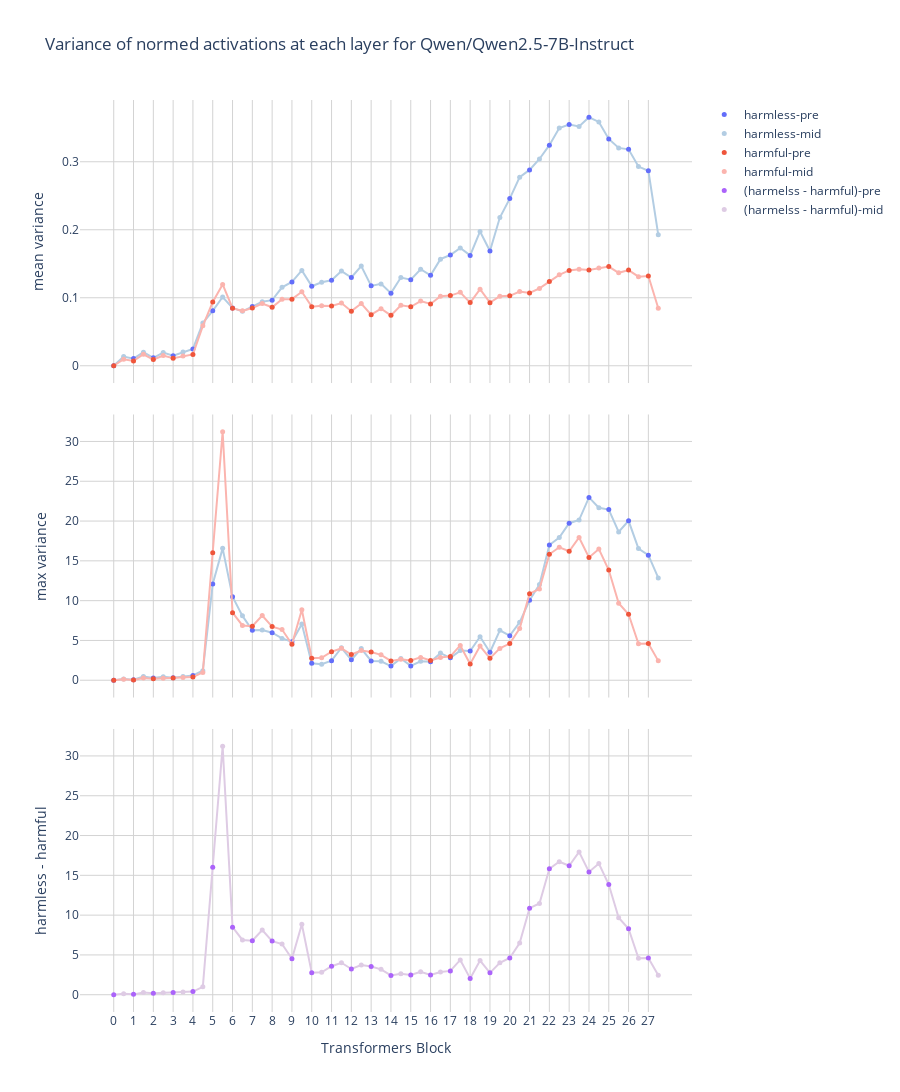

The notebook cell this image was saved under:
### Code cell
num_layers, num_act_modules, num_tokens = similarity_scores.shape

chosen_token = -1
colour_map = {
    "harmless": plotly.colors.qualitative.Plotly[0],
    "harmful": plotly.colors.qualitative.Plotly[1],
    "neutral": plotly.colors.qualitative.Plotly[3],
}
colour_map_light = {
    "harmless": plotly.colors.qualitative.Pastel1[1],
    "harmful": plotly.colors.qualitative.Pastel1[0],
    "neutral": plotly.colors.qualitative.Pastel1[3],
}

categories = ["harmless", "harmful"]
resid_modules = ["pre", "mid"]
metrics = ["mean", "max"]

x_values = sum([[f"{l}", f"{l}-mid"] for l in range(num_layers)], [])

fig = go.Figure()

for m, metric in enumerate(metrics):
    for category in categories:
        y_values = acts_normed_var[category][metric][..., chosen_token]
        fig.add_trace(
            go.Scatter(
                x=x_values,
                y=y_values.flatten(),
                mode="lines",
                yaxis=f"y{m + 1}",
                marker=dict(color=colour_map_light[category], size=5),
                showlegend=False,
            )
        )
        for module_idx, module_name in enumerate(resid_modules):
            if module_name == "pre":
                colour = colour_map[category]
            else:
                colour = colour_map_light[category]
            fig.add_trace(
                go.Scatter(
                    x=x_values[module_idx::2],
                    y=y_values.flatten()[module_idx::2],
                    name=f"{category}-{module_name}",
                    mode="markers",
                    yaxis=f"y{m + 1}",
                    marker=dict(color=colour, size=5),
                    showlegend=m == 0,
                )
            )

diff_mean_var = (
    acts_normed_var["harmless"]["mean"][..., chosen_token]
    - acts_normed_var["harmful"]["mean"][..., chosen_token]
)
fig.add_trace(
    go.Scatter(
        x=x_values,
        y=y_values.flatten(),
        mode="lines",
        yaxis="y3",
        marker=dict(color=colour_map_light["neutral"], size=5),
        showlegend=False,
    )
)
for module_idx, module_name in enumerate(resid_modules):
    if module_name == "pre":
        colour = colour_map["neutral"]
    else:
        colour = colour_map_light["neutral"]
    fig.add_trace(
        go.Scatter(
            x=x_values[module_idx::2],
            y=y_values.flatten()[module_idx::2],
            name=f"(harmelss - harmful)-{module_name}",
            mode="markers",
            yaxis="y3",
            marker=dict(color=colour, size=5),
            showlegend=True,
        )
    )


fig.update_layout(
    title=f"Variance of normed activations at each layer for {MODEL_PATH}",
    plot_bgcolor="white",
    grid=dict(rows=3, columns=1),
    xaxis=dict(
        type="category", dtick=2, title="Transformers Block", gridcolor="lightgrey"
    ),
    yaxis=dict(title=f"{metrics[0]} variance", gridcolor="lightgrey", zeroline=False),
    yaxis2=dict(title=f"{metrics[1]} variance", gridcolor="lightgrey", zeroline=False),
    yaxis3=dict(title=f"harmless - harmful", gridcolor="lightgrey", zeroline=False),
    hovermode="x unified",
    height=1200,
    # width=20 + 12 * len(x_values),
)

# fig.update_xaxes(
#     mirror=True,
#     ticks='outside',
#     showline=True,
#     # linecolor='black',
#     gridcolor='lightgrey'
# )
# fig.update_yaxes(
#     mirror=True,
#     ticks='outside',
#     showline=True,
#     # linecolor='black',
#     gridcolor='lightgrey'
# )
fig.show()

### Figure 1 — Plotly figure (JSON) as saved in the notebook; plotly's stock layout.template omitted (floating-point values rounded to 4 significant figures)
{"data": [{"marker": {"color": "rgb(179,205,227)", "size": 5}, "mode": "lines", "showlegend": false, "type": "scatter", "x": ["0", "0-mid", "1", "1-mid", "2", "2-mid", "3", "3-mid", "4", "4-mid", "5", "5-mid", "6", "6-mid", "7", "7-mid", "8", "8-mid", "9", "9-mid", "10", "10-mid", "11", "11-mid", "12", "12-mid", "13", "13-mid", "14", "14-mid", "15", "15-mid", "16", "16-mid", "17", "17-mid", "18", "18-mid", "19", "19-mid", "20", "20-mid", "21", "21-mid", "22", "22-mid", "23", "23-mid", "24", "24-mid", "25", "25-mid", "26", "26-mid", "27", "27-mid"], "y": [0.0, 0.01354, 0.0105, 0.01999, 0.01164, 0.01939, 0.01485, 0.02027, 0.02474, 0.06303, 0.08079, 0.1011, 0.08505, 0.07998, 0.08705, 0.09423, 0.09643, 0.1154, 0.1233, 0.1401, 0.1171, 0.1229, 0.1256, 0.1392, 0.1298, 0.1466, 0.1175, 0.1204, 0.1068, 0.1297, 0.1266, 0.142, 0.133, 0.1568, 0.1628, 0.1731, 0.1623, 0.1975, 0.1688, 0.2179, 0.2458, 0.2774, 0.288, 0.3041, 0.3244, 0.3496, 0.3547, 0.3519, 0.3654, 0.3585, 0.3336, 0.3203, 0.3182, 0.2929, 0.2868, 0.1926], "yaxis": "y"}, {"marker": {"color": "#636EFA", "size": 5}, "mode": "markers", "name": "harmless-pre", "showlegend": true, "type": "scatter", "x": ["0", "1", "2", "3", "4", "5", "6", "7", "8", "9", "10", "11", "12", "13", "14", "15", "16", "17", "18", "19", "20", "21", "22", "23", "24", "25", "26", "27"], "y": [0.0, 0.0105, 0.01164, 0.01485, 0.02474, 0.08079, 0.08505, 0.08705, 0.09643, 0.1233, 0.1171, 0.1256, 0.1298, 0.1175, 0.1068, 0.1266, 0.133, 0.1628, 0.1623, 0.1688, 0.2458, 0.288, 0.3244, 0.3547, 0.3654, 0.3336, 0.3182, 0.2868], "yaxis": "y"}, {"marker": {"color": "rgb(179,205,227)", "size": 5}, "mode": "markers", "name": "harmless-mid", "showlegend": true, "type": "scatter", "x": ["0-mid", "1-mid", "2-mid", "3-mid", "4-mid", "5-mid", "6-mid", "7-mid", "8-mid", "9-mid", "10-mid", "11-mid", "12-mid", "13-mid", "14-mid", "15-mid", "16-mid", "17-mid", "18-mid", "19-mid", "20-mid", "21-mid", "22-mid", "23-mid", "24-mid", "25-mid", "26-mid", "27-mid"], "y": [0.01354, 0.01999, 0.01939, 0.02027, 0.06303, 0.1011, 0.07998, 0.09423, 0.1154, 0.1401, 0.1229, 0.1392, 0.1466, 0.1204, 0.1297, 0.142, 0.1568, 0.1731, 0.1975, 0.2179, 0.2774, 0.3041, 0.3496, 0.3519, 0.3585, 0.3203, 0.2929, 0.1926], "yaxis": "y"}, {"marker": {"color": "rgb(251,180,174)", "size": 5}, "mode": "lines", "showlegend": false, "type": "scatter", "x": ["0", "0-mid", "1", "1-mid", "2", "2-mid", "3", "3-mid", "4", "4-mid", "5", "5-mid", "6", "6-mid", "7", "7-mid", "8", "8-mid", "9", "9-mid", "10", "10-mid", "11", "11-mid", "12", "12-mid", "13", "13-mid", "14", "14-mid", "15", "15-mid", "16", "16-mid", "17", "17-mid", "18", "18-mid", "19", "19-mid", "20", "20-mid", "21", "21-mid", "22", "22-mid", "23", "23-mid", "24", "24-mid", "25", "25-mid", "26", "26-mid", "27", "27-mid"], "y": [0.0, 0.009559, 0.007063, 0.01689, 0.00916, 0.01495, 0.01115, 0.01437, 0.01661, 0.05875, 0.09371, 0.1196, 0.08475, 0.08072, 0.08502, 0.09144, 0.086, 0.09782, 0.09795, 0.1087, 0.08695, 0.08834, 0.08778, 0.09218, 0.08029, 0.09157, 0.07506, 0.08388, 0.07412, 0.089, 0.08674, 0.09506, 0.09085, 0.1021, 0.1031, 0.108, 0.09285, 0.1127, 0.0928, 0.1022, 0.1028, 0.1092, 0.107, 0.1138, 0.1238, 0.1337, 0.1402, 0.1418, 0.1407, 0.1436, 0.1459, 0.1367, 0.1407, 0.1311, 0.132, 0.08456], "yaxis": "y"}, {"marker": {"color": "#EF553B", "size": 5}, "mode": "markers", "name": "harmful-pre", "showlegend": true, "type": "scatter", "x": ["0", "1", "2", "3", "4", "5", "6", "7", "8", "9", "10", "11", "12", "13", "14", "15", "16", "17", "18", "19", "20", "21", "22", "23", "24", "25", "26", "27"], "y": [0.0, 0.007063, 0.00916, 0.01115, 0.01661, 0.09371, 0.08475, 0.08502, 0.086, 0.09795, 0.08695, 0.08778, 0.08029, 0.07506, 0.07412, 0.08674, 0.09085, 0.1031, 0.09285, 0.0928, 0.1028, 0.107, 0.1238, 0.1402, 0.1407, 0.1459, 0.1407, 0.132], "yaxis": "y"}, {"marker": {"color": "rgb(251,180,174)", "size": 5}, "mode": "markers", "name": "harmful-mid", "showlegend": true, "type": "scatter", "x": ["0-mid", "1-mid", "2-mid", "3-mid", "4-mid", "5-mid", "6-mid", "7-mid", "8-mid", "9-mid", "10-mid", "11-mid", "12-mid", "13-mid", "14-mid", "15-mid", "16-mid", "17-mid", "18-mid", "19-mid", "20-mid", "21-mid", "22-mid", "23-mid", "24-mid", "25-mid", "26-mid", "27-mid"], "y": [0.009559, 0.01689, 0.01495, 0.01437, 0.05875, 0.1196, 0.08072, 0.09144, 0.09782, 0.1087, 0.08834, 0.09218, 0.09157, 0.08388, 0.089, 0.09506, 0.1021, 0.108, 0.1127, 0.1022, 0.1092, 0.1138, 0.1337, 0.1418, 0.1436, 0.1367, 0.1311, 0.08456], "yaxis": "y"}, {"marker": {"color": "rgb(179,205,227)", "size": 5}, "mode": "lines", "showlegend": false, "type": "scatter", "x": ["0", "0-mid", "1", "1-mid", "2", "2-mid", "3", "3-mid", "4", "4-mid", "5", "5-mid", "6", "6-mid", "7", "7-mid", "8", "8-mid", "9", "9-mid", "10", "10-mid", "11", "11-mid", "12", "12-mid", "13", "13-mid", "14", "14-mid", "15", "15-mid", "16", "16-mid", "17", "17-mid", "18", "18-mid", "19", "19-mid", "20", "20-mid", "21", "21-mid", "22", "22-mid", "23", "23-mid", "24", "24-mid", "25", "25-mid", "26", "26-mid", "27", "27-mid"], "y": [0.0, 0.1641, 0.067, 0.4684, 0.2893, 0.4361, 0.326, 0.4666, 0.6104, 1.205, 12.1, 16.57, 10.49, 8.089, 6.285, 6.314, 5.976, 5.257, 4.846, 7.052, 2.128, 2.023, 2.459, 4.08, 2.562, 3.981, 2.419, 2.38, 1.782, 2.742, 1.801, 2.383, 2.335, 3.407, 2.812, 3.721, 3.669, 5.459, 3.521, 6.266, 5.594, 7.273, 10.05, 12.01, 16.98, 17.93, 19.73, 20.13, 22.97, 21.66, 21.45, 18.63, 20.03, 16.54, 15.71, 12.86], "yaxis": "y2"}, {"marker": {"color": "#636EFA", "size": 5}, "mode": "markers", "name": "harmless-pre", "showlegend": false, "type": "scatter", "x": ["0", "1", "2", "3", "4", "5", "6", "7", "8", "9", "10", "11", "12", "13", "14", "15", "16", "17", "18", "19", "20", "21", "22", "23", "24", "25", "26", "27"], "y": [0.0, 0.067, 0.2893, 0.326, 0.6104, 12.1, 10.49, 6.285, 5.976, 4.846, 2.128, 2.459, 2.562, 2.419, 1.782, 1.801, 2.335, 2.812, 3.669, 3.521, 5.594, 10.05, 16.98, 19.73, 22.97, 21.45, 20.03, 15.71], "yaxis": "y2"}, {"marker": {"color": "rgb(179,205,227)", "size": 5}, "mode": "markers", "name": "harmless-mid", "showlegend": false, "type": "scatter", "x": ["0-mid", "1-mid", "2-mid", "3-mid", "4-mid", "5-mid", "6-mid", "7-mid", "8-mid", "9-mid", "10-mid", "11-mid", "12-mid", "13-mid", "14-mid", "15-mid", "16-mid", "17-mid", "18-mid", "19-mid", "20-mid", "21-mid", "22-mid", "23-mid", "24-mid", "25-mid", "26-mid", "27-mid"], "y": [0.1641, 0.4684, 0.4361, 0.4666, 1.205, 16.57, 8.089, 6.314, 5.257, 7.052, 2.023, 4.08, 3.981, 2.38, 2.742, 2.383, 3.407, 3.721, 5.459, 6.266, 7.273, 12.01, 17.93, 20.13, 21.66, 18.63, 16.54, 12.86], "yaxis": "y2"}, {"marker": {"color": "rgb(251,180,174)", "size": 5}, "mode": "lines", "showlegend": false, "type": "scatter", "x": ["0", "0-mid", "1", "1-mid", "2", "2-mid", "3", "3-mid", "4", "4-mid", "5", "5-mid", "6", "6-mid", "7", "7-mid", "8", "8-mid", "9", "9-mid", "10", "10-mid", "11", "11-mid", "12", "12-mid", "13", "13-mid", "14", "14-mid", "15", "15-mid", "16", "16-mid", "17", "17-mid", "18", "18-mid", "19", "19-mid", "20", "20-mid", "21", "21-mid", "22", "22-mid", "23", "23-mid", "24", "24-mid", "25", "25-mid", "26", "26-mid", "27", "27-mid"], "y": [0.0, 0.1134, 0.04552, 0.2808, 0.1717, 0.2388, 0.2749, 0.3433, 0.3923, 0.987, 16.01, 31.22, 8.485, 6.879, 6.781, 8.127, 6.736, 6.371, 4.517, 8.85, 2.755, 2.818, 3.578, 4.017, 3.233, 3.728, 3.542, 3.194, 2.423, 2.645, 2.493, 2.872, 2.48, 2.855, 2.995, 4.371, 2.051, 4.293, 2.75, 4.002, 4.612, 6.485, 10.88, 11.47, 15.82, 16.71, 16.2, 17.94, 15.43, 16.49, 13.84, 9.676, 8.288, 4.578, 4.609, 2.434], "yaxis": "y2"}, {"marker": {"color": "#EF553B", "size": 5}, "mode": "markers", "name": "harmful-pre", "showlegend": false, "type": "scatter", "x": ["0", "1", "2", "3", "4", "5", "6", "7", "8", "9", "10", "11", "12", "13", "14", "15", "16", "17", "18", "19", "20", "21", "22", "23", "24", "25", "26", "27"], "y": [0.0, 0.04552, 0.1717, 0.2749, 0.3923, 16.01, 8.485, 6.781, 6.736, 4.517, 2.755, 3.578, 3.233, 3.542, 2.423, 2.493, 2.48, 2.995, 2.051, 2.75, 4.612, 10.88, 15.82, 16.2, 15.43, 13.84, 8.288, 4.609], "yaxis": "y2"}, {"marker": {"color": "rgb(251,180,174)", "size": 5}, "mode": "markers", "name": "harmful-mid", "showlegend": false, "type": "scatter", "x": ["0-mid", "1-mid", "2-mid", "3-mid", "4-mid", "5-mid", "6-mid", "7-mid", "8-mid", "9-mid", "10-mid", "11-mid", "12-mid", "13-mid", "14-mid", "15-mid", "16-mid", "17-mid", "18-mid", "19-mid", "20-mid", "21-mid", "22-mid", "23-mid", "24-mid", "25-mid", "26-mid", "27-mid"], "y": [0.1134, 0.2808, 0.2388, 0.3433, 0.987, 31.22, 6.879, 8.127, 6.371, 8.85, 2.818, 4.017, 3.728, 3.194, 2.645, 2.872, 2.855, 4.371, 4.293, 4.002, 6.485, 11.47, 16.71, 17.94, 16.49, 9.676, 4.578, 2.434], "yaxis": "y2"}, {"marker": {"color": "rgb(222,203,228)", "size": 5}, "mode": "lines", "showlegend": false, "type": "scatter", "x": ["0", "0-mid", "1", "1-mid", "2", "2-mid", "3", "3-mid", "4", "4-mid", "5", "5-mid", "6", "6-mid", "7", "7-mid", "8", "8-mid", "9", "9-mid", "10", "10-mid", "11", "11-mid", "12", "12-mid", "13", "13-mid", "14", "14-mid", "15", "15-mid", "16", "16-mid", "17", "17-mid", "18", "18-mid", "19", "19-mid", "20", "20-mid", "21", "21-mid", "22", "22-mid", "23", "23-mid", "24", "24-mid", "25", "25-mid", "26", "26-mid", "27", "27-mid"], "y": [0.0, 0.1134, 0.04552, 0.2808, 0.1717, 0.2388, 0.2749, 0.3433, 0.3923, 0.987, 16.01, 31.22, 8.485, 6.879, 6.781, 8.127, 6.736, 6.371, 4.517, 8.85, 2.755, 2.818, 3.578, 4.017, 3.233, 3.728, 3.542, 3.194, 2.423, 2.645, 2.493, 2.872, 2.48, 2.855, 2.995, 4.371, 2.051, 4.293, 2.75, 4.002, 4.612, 6.485, 10.88, 11.47, 15.82, 16.71, 16.2, 17.94, 15.43, 16.49, 13.84, 9.676, 8.288, 4.578, 4.609, 2.434], "yaxis": "y3"}, {"marker": {"color": "#AB63FA", "size": 5}, "mode": "markers", "name": "(harmelss - harmful)-pre", "showlegend": true, "type": "scatter", "x": ["0", "1", "2", "3", "4", "5", "6", "7", "8", "9", "10", "11", "12", "13", "14", "15", "16", "17", "18", "19", "20", "21", "22", "23", "24", "25", "26", "27"], "y": [0.0, 0.04552, 0.1717, 0.2749, 0.3923, 16.01, 8.485, 6.781, 6.736, 4.517, 2.755, 3.578, 3.233, 3.542, 2.423, 2.493, 2.48, 2.995, 2.051, 2.75, 4.612, 10.88, 15.82, 16.2, 15.43, 13.84, 8.288, 4.609], "yaxis": "y3"}, {"marker": {"color": "rgb(222,203,228)", "size": 5}, "mode": "markers", "name": "(harmelss - harmful)-mid", "showlegend": true, "type": "scatter", "x": ["0-mid", "1-mid", "2-mid", "3-mid", "4-mid", "5-mid", "6-mid", "7-mid", "8-mid", "9-mid", "10-mid", "11-mid", "12-mid", "13-mid", "14-mid", "15-mid", "16-mid", "17-mid", "18-mid", "19-mid", "20-mid", "21-mid", "22-mid", "23-mid", "24-mid", "25-mid", "26-mid", "27-mid"], "y": [0.1134, 0.2808, 0.2388, 0.3433, 0.987, 31.22, 6.879, 8.127, 6.371, 8.85, 2.818, 4.017, 3.728, 3.194, 2.645, 2.872, 2.855, 4.371, 4.293, 4.002, 6.485, 11.47, 16.71, 17.94, 16.49, 9.676, 4.578, 2.434], "yaxis": "y3"}], "layout": {"grid": {"columns": 1, "rows": 3}, "height": 1200, "hovermode": "x unified", "plot_bgcolor": "white", "title": {"text": "Variance of normed activations at each layer for Qwen/Qwen2.5-7B-Instruct"}, "xaxis": {"dtick": 2, "gridcolor": "lightgrey", "title": {"text": "Transformers Block"}, "type": "category"}, "yaxis": {"gridcolor": "lightgrey", "title": {"text": "mean variance"}, "zeroline": false}, "yaxis2": {"gridcolor": "lightgrey", "title": {"text": "max variance"}, "zeroline": false}, "yaxis3": {"gridcolor": "lightgrey", "title": {"text": "harmless - harmful"}, "zeroline": false}}}
